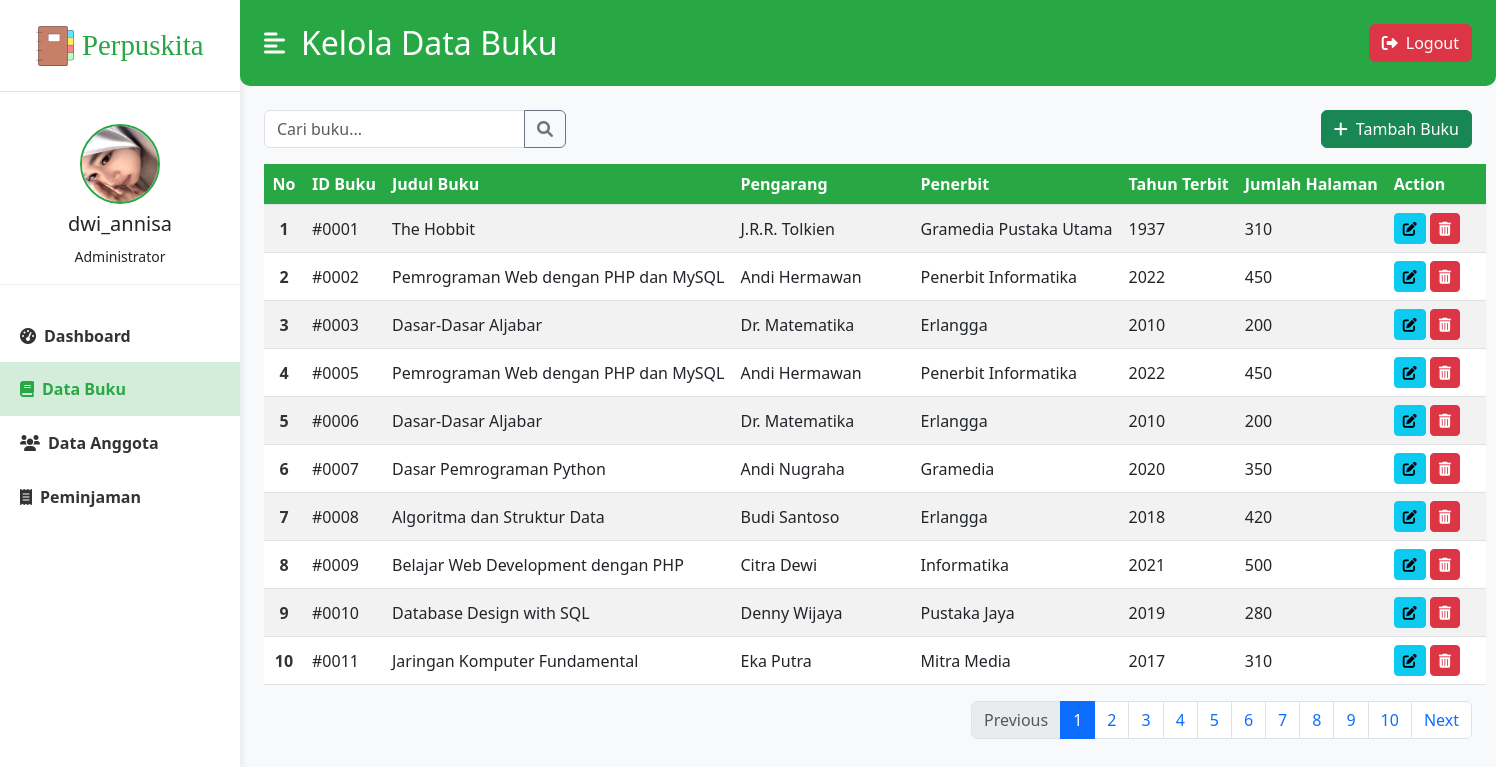
The page /data_buku.php (signed in) on the database its author committed.
### tables this page shows
CREATE TABLE `buku` (
  `id_buku` int(11) NOT NULL,
  `judul_buku` varchar(255) NOT NULL,
  `pengarang` varchar(100) DEFAULT NULL,
  `penerbit` varchar(100) DEFAULT NULL,
  `tahun_terbit` year(4) DEFAULT NULL,
  `jumlah_halaman` int(11) DEFAULT NULL
);

### data_buku.php (the view, shortened to what this page needs)
<?php
include 'includes/db_connect.php';
$search_query = "";
$limit = 10;
$page = isset($_GET['page']) && is_numeric($_GET['page']) ? (int)$_GET['page'] : 1;
$start = ($page - 1) * $limit;
$sql_count = "SELECT COUNT(id_buku) AS total FROM buku";
$result_count = $conn->query($sql_count);
$row_count = $result_count->fetch_assoc();
$total_records = $row_count['total'];
$total_pages = ceil($total_records / $limit);
$sql = "SELECT id_buku, judul_buku, pengarang, penerbit, tahun_terbit, jumlah_halaman FROM buku";
$sql .= " ORDER BY id_buku ASC LIMIT $start, $limit";
$result = $conn->query($sql);
?>
<!DOCTYPE html>
<html lang="en">
<head>
    <link href="https://cdn.jsdelivr.net/npm/bootstrap@5.3.0/dist/css/bootstrap.min.css" rel="stylesheet">
    <link rel="stylesheet" href="https://cdnjs.cloudflare.com/ajax/libs/font-awesome/6.0.0-beta3/css/all.min.css">
    <link rel="stylesheet" href="css/style.css">
</head>
<body>
    <div class="d-flex" id="wrapper">
        <div class="bg-white" id="sidebar-wrapper">
            <div class="sidebar-heading py-4 border-bottom">
                <div class="d-flex align-items-center justify-content-center w-100 gap-2">
                    <img src="img/logo_perpuskita.png" alt="Logo Perpuskita" class="img-fluid" style="max-height: 40px;">
                    <span class="brand-text">Perpuskita</span>
                </div>
            </div>
            <div class="list-group list-group-flush my-3">
                <div class="profile-info text-center mb-4">
                    <img src="img/dwi_annisa.jpeg" alt="Dwi Annisa" class="rounded-circle mb-2" width="80" height="80">
                    <h5><?php echo htmlspecialchars($_SESSION['nama_petugas']); ?></h5>
                    <small><?php echo htmlspecialchars($_SESSION['role']); ?></small>
                </div>
                <a href="index.php" class="list-group-item list-group-item-action bg-transparent second-text fw-bold"><i class="fas fa-tachometer-alt me-2"></i>Dashboard</a>
                <a href="data_buku.php" class="list-group-item list-group-item-action bg-transparent second-text active"><i class="fas fa-book me-2"></i>Data Buku</a>
                <a href="data_anggota.php" class="list-group-item list-group-item-action bg-transparent second-text fw-bold"><i class="fas fa-users me-2"></i>Data Anggota</a>
                <a href="peminjaman.php" class="list-group-item list-group-item-action bg-transparent second-text fw-bold"><i class="fas fa-receipt me-2"></i>Peminjaman</a>
            </div>
        </div>
        <div id="page-content-wrapper">
            <nav class="navbar navbar-expand-lg navbar-light bg-transparent py-4 px-4">
                <div class="d-flex align-items-center">
                    <i class="fas fa-align-left primary-text fs-4 me-3" id="menu-toggle"></i>
                    <h2 class="fs-2 m-0 text-white">Kelola Data Buku</h2>
                </div>
                <div class="collapse navbar-collapse" id="navbarSupportedContent">
                    <ul class="navbar-nav ms-auto mb-2 mb-lg-0">
                        <li class="nav-item">
                            <a class="btn btn-danger" href="logout.php"><i class="fas fa-sign-out-alt me-2"></i>Logout</a>
                        </li>
                    </ul>
                </div>
            </nav>
            <div class="container-fluid px-4">
                <div class="row my-4">
                    <div class="col">
                        <div class="d-flex justify-content-between align-items-center mb-3">
                            <form class="input-group w-25" method="GET" action="data_buku.php">
                                <input type="text" class="form-control" placeholder="Cari buku..." aria-label="Cari buku" name="search_query_buku" value="<?php echo isset($_GET['search_query_buku']) ? htmlspecialchars($_GET['search_query_buku']) : ''; ?>">
                                <button class="btn btn-outline-secondary" type="submit"><i class="fas fa-search"></i></button>
                            </form>
                            <a href="tambah_buku.php" class="btn btn-success"><i class="fas fa-plus me-2"></i>Tambah Buku</a>
                        </div>
                        <table class="table table-striped table-hover">
                            <thead>
                                <tr>
                                    <th scope="col">No</th>
                                    <th scope="col">ID Buku</th>
                                    <th scope="col">Judul Buku</th>
                                    <th scope="col">Pengarang</th>
                                    <th scope="col">Penerbit</th>
                                    <th scope="col">Tahun Terbit</th>
                                    <th scope="col">Jumlah Halaman</th>
                                    <th scope="col">Action</th>
                                </tr>
                            </thead>
                            <tbody>
                                <?php
                                if ($result->num_rows > 0) {
                                    $current_item_number = $start + 1;
                                    while($row = $result->fetch_assoc()) {
                                        echo "<tr>";
                                        echo "<th scope='row' class='text-center table-no-column'>" . $current_item_number++ . "</th>";
                                        echo "<td>#" . sprintf('%04d', $row["id_buku"]) . "</td>";
                                        echo "<td>" . htmlspecialchars($row["judul_buku"]) . "</td>";
                                        echo "<td>" . htmlspecialchars($row["pengarang"]) . "</td>";
                                        echo "<td>" . htmlspecialchars($row["penerbit"]) . "</td>";
                                        echo "<td>" . htmlspecialchars($row["tahun_terbit"]) . "</td>";
                                        echo "<td>" . htmlspecialchars($row["jumlah_halaman"]) . "</td>";
                                        echo "<td>";
                                        echo "<a href='edit_buku.php?id=" . $row["id_buku"] . "' class='btn btn-sm btn-info me-1'><i class='fas fa-edit'></i></a>";
                                        echo "<a href='hapus_buku.php?id=" . $row["id_buku"] . "' class='btn btn-sm btn-danger' onclick='return confirm(\"Yakin ingin menghapus data ini?\")'><i class='fas fa-trash-alt'></i></a>";
                                        echo "</td>";
                                        echo "</tr>";
                                    }
                                } else {
                                    echo "<tr><td colspan='8' class='text-center'>Tidak ada data buku.</td></tr>";
                                }
                                ?>
                            </tbody>
                        </table>
                        <nav aria-label="Page navigation">
                            <ul class="pagination justify-content-end">
                                <li class="page-item <?php echo ($page <= 1) ? 'disabled' : ''; ?>">
                                    <a class="page-link" href="?page=<?php echo $page - 1; ?><?php echo !empty($search_query) ? '&search_query_buku=' . urlencode($search_query) : ''; ?>" tabindex="-1" aria-disabled="true">Previous</a>
                                </li>
                                <?php for ($i = 1; $i <= $total_pages; $i++): ?>
                                    <li class="page-item <?php echo ($page == $i) ? 'active' : ''; ?>">
                                        <a class="page-link" href="?page=<?php echo $i; ?><?php echo !empty($search_query) ? '&search_query_buku=' . urlencode($search_query) : ''; ?>"><?php echo $i; ?></a>
                                    </li>
                                <?php endfor; ?>
                                <li class="page-item <?php echo ($page >= $total_pages) ? 'disabled' : ''; ?>">
                                    <a class="page-link" href="?page=<?php echo $page + 1; ?><?php echo !empty($search_query) ? '&search_query_buku=' . urlencode($search_query) : ''; ?>">Next</a>
                                </li>
                            </ul>
                        </nav>
                    </div>
                </div>
            </div>
        </div>
    </div>
</body>
</html>

### css/style.css (style rules this page uses)
:root { --main-bg-color: #28a745; --primary-text-color: #28a745; --secondary-bg-color: #e0ffe0; --sidebar-bg-color: #ffffff; --sidebar-text-color: #333; --active-link-bg: #d4edda; }
body { overflow-x: hidden; background-color: #f8f9fa; }
#wrapper { display: flex; }
#sidebar-wrapper { min-height: 100vh; margin-left: -15rem; transition: margin 0.25s ease-out; background-color: var(--sidebar-bg-color); box-shadow: 0 0 10px rgba(0, 0, 0, 0.1); width: 15rem; }
#sidebar-wrapper .sidebar-heading { padding: 1.5rem 1rem; color: var(--primary-text-color); border-bottom: 1px solid #eee; display: flex; align-items: center; justify-content: center; gap: 10px; }
#sidebar-wrapper .sidebar-heading img { max-height: 40px; width: auto; object-fit: contain; }
.brand-text { font-family: 'Lemon', cursive; font-size: 1.8rem; color: var(--primary-text-color); white-space: nowrap; }
#sidebar-wrapper .list-group { width: 15rem; }
.profile-info { padding: 1rem; border-bottom: 1px solid #eee; }
.profile-info img { border: 2px solid var(--primary-text-color); }
.list-group-item { border: none; padding: 15px 20px; color: var(--sidebar-text-color); transition: background-color 0.2s ease-in-out; }
.list-group-item.active { background-color: var(--active-link-bg) !important; color: var(--primary-text-color) !important; font-weight: bold; }
#page-content-wrapper { min-width: 100vw; }
.navbar { background-color: var(--main-bg-color) !important; color: white; border-bottom-left-radius: 10px; border-bottom-right-radius: 10px; }
.navbar .btn-danger { background-color: #dc3545; border-color: #dc3545; }
.navbar .fas.fa-align-left { color: white; }
.navbar h2 { color: white; }
.table th, .table td { white-space: nowrap; vertical-align: middle; }
.table th { background-color: var(--main-bg-color); color: white; }
.table-no-column { background-color: #ffffff !important; color: #333 !important; text-align: center; width: 60px; min-width: 40px; }
.table th:nth-child(1), .table td:nth-child(1) { width: 60px; min-width: 40px; text-align: center; }
.table th:nth-child(2), .table td:nth-child(2) { width: 100px; min-width: 80px; }
.table th:nth-child(3), .table td:nth-child(3) { width: 180px; min-width: 120px; overflow: hidden; text-overflow: ellipsis; }
.table th:nth-child(4), .table td:nth-child(4) { width: 250px; min-width: 180px; overflow: hidden; text-overflow: ellipsis; }
.table th:nth-child(5), .table td:nth-child(5) { width: 150px; min-width: 120px; overflow: hidden; text-overflow: ellipsis; }
.table th:last-child, .table td:last-child { width: 150px; min-width: 100px; }
@media (min-width: 768px) { #sidebar-wrapper { margin-left: 0; } }
@media (min-width: 768px) { #page-content-wrapper { min-width: 0; width: 100%; } }

### rows shown on the page
buku: id_buku "0001", judul_buku "The Hobbit", pengarang "J.R.R. Tolkien", penerbit "Gramedia Pustaka Utama", tahun_terbit "1937", jumlah_halaman "310"
buku: id_buku "0002", judul_buku "Pemrograman Web dengan PHP dan MySQL", pengarang "Andi Hermawan", penerbit "Penerbit Informatika", tahun_terbit "2022", jumlah_halaman "450"
buku: id_buku "0003", judul_buku "Dasar-Dasar Aljabar", pengarang "Dr. Matematika", penerbit "Erlangga", tahun_terbit "2010", jumlah_halaman "200"
buku: id_buku "0005", judul_buku "Pemrograman Web dengan PHP dan MySQL", pengarang "Andi Hermawan", penerbit "Penerbit Informatika", tahun_terbit "2022", jumlah_halaman "450"
buku: id_buku "0006", judul_buku "Dasar-Dasar Aljabar", pengarang "Dr. Matematika", penerbit "Erlangga", tahun_terbit "2010", jumlah_halaman "200"
buku: id_buku "0007", judul_buku "Dasar Pemrograman Python", pengarang "Andi Nugraha", penerbit "Gramedia", tahun_terbit "2020", jumlah_halaman "350"
buku: id_buku "0008", judul_buku "Algoritma dan Struktur Data", pengarang "Budi Santoso", penerbit "Erlangga", tahun_terbit "2018", jumlah_halaman "420"
buku: id_buku "0009", judul_buku "Belajar Web Development dengan PHP", pengarang "Citra Dewi", penerbit "Informatika", tahun_terbit "2021", jumlah_halaman "500"
buku: id_buku "0010", judul_buku "Database Design with SQL", pengarang "Denny Wijaya", penerbit "Pustaka Jaya", tahun_terbit "2019", jumlah_halaman "280"
buku: id_buku "0011", judul_buku "Jaringan Komputer Fundamental", pengarang "Eka Putra", penerbit "Mitra Media", tahun_terbit "2017", jumlah_halaman "310"

### other values the page prints
$_SESSION['nama_petugas'] "dwi_annisa"
$_SESSION['role'] "Administrator"
